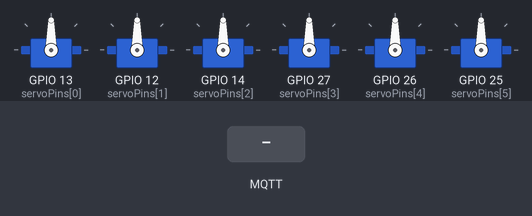
The sketch below on a simulated ESP32. Parts: 6 × servo. The inputs (shaded band) are chosen by the test bench. WiFi joins after 1.5 s; servers stay silent unless stated; random numbers use the default seed unless the sketch sets one; no MQTT or app messages arrive unless stated.

Above: at 2.7 s.
2.8 s: MQTT message "1" arrives on the first subscribed topic
At 4.0 s:
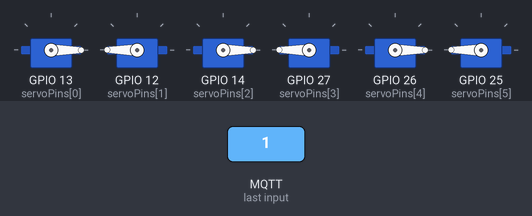
Timing chart, 0 to 5.8 s (numbered marks = the images above; inputs shaded):
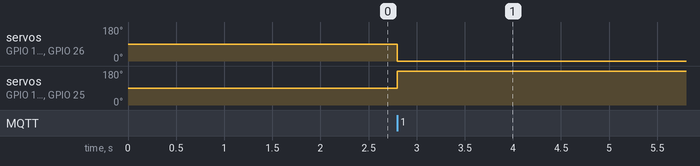

The sketch:

sketch.ino
```cpp
#include <WiFi.h>
#include <PubSubClient.h>
#include <ArduinoJson.h>
#include <ESP32Servo.h>

const char* ssid = "Wokwi-GUEST";
const char* password = "";
const char* mqtt_server = "broker.hivemq.com";

WiFiClient espClient;
PubSubClient client(espClient);

Servo servos[6];
const int servoPins[6] = {13, 12, 14, 27, 26, 25};

void callback(char* topic, byte* payload, unsigned int length) {
  StaticJsonDocument<256> doc;
  DeserializationError error = deserializeJson(doc, payload, length);

  if (error) return;

  int goc1 = doc["goc1"];
  int goc2 = doc["goc2"];
  int goc3 = doc["goc3"];

  // Ánh xá 3 biến trở cho 6 Servo (Ví dụ: mỗi biến trở điều khiển cặp 2 servo)
  servos[0].write(goc1);
  servos[1].write(180 - goc1); // Đảo chiều servo thứ 2

  servos[2].write(goc2);
  servos[3].write(180 - goc2);

  servos[4].write(goc3);
  servos[5].write(180 - goc3);
}

void setup_wifi() {
  WiFi.begin(ssid, password);
  while (WiFi.status() != WL_CONNECTED) {
    delay(500);
  }
}

void reconnect() {
  while (!client.connected()) {
    String clientId = "ESP32_Receiver_" + String(random(0xffff), HEX);
    if (client.connect(clientId.c_str())) {
      client.subscribe("khoaluan/robot/control");
    } else {
      delay(2000);
    }
  }
}

void setup() {
  Serial.begin(115200);

  // Khởi tạo 6 Servo
  for (int i = 0; i < 6; i++) {
    servos[i].attach(servoPins[i], 500, 2400);
  }

  setup_wifi();
  client.setServer(mqtt_server, 1883);
  client.setCallback(callback);
}

void loop() {
  if (!client.connected()) {
    reconnect();
  }
  client.loop();
}
```

Measured:
- after the input at 2.8 s, servo on GPIO 13 (servoPins[0]), servo on GPIO 14 (servoPins[2]), servo on GPIO 26 (servoPins[4]): 90° → 0° at once; servo on GPIO 12 (servoPins[1]), servo on GPIO 27 (servoPins[3]), servo on GPIO 25 (servoPins[5]): 90° → 180° at once
